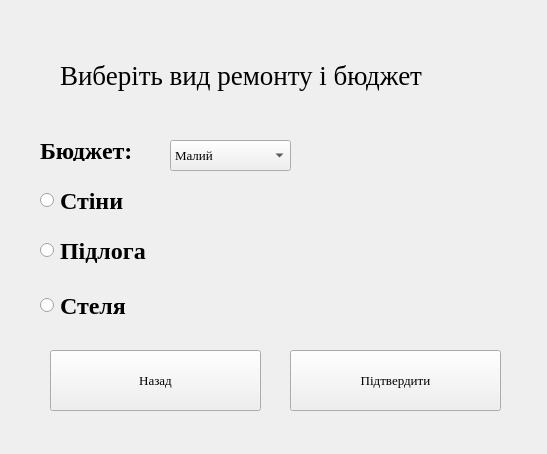
<?xml version="1.0" encoding="UTF-8"?>
<ui version="4.0">
 <class>Form</class>
 <widget class="QWidget" name="Form">
  <property name="geometry">
   <rect>
    <x>0</x>
    <y>0</y>
    <width>547</width>
    <height>454</height>
   </rect>
  </property>
  <property name="font">
   <font>
    <family>Times New Roman</family>
    <pointsize>18</pointsize>
    <weight>75</weight>
    <bold>true</bold>
   </font>
  </property>
  <property name="mouseTracking">
   <bool>true</bool>
  </property>
  <property name="tabletTracking">
   <bool>false</bool>
  </property>
  <property name="acceptDrops">
   <bool>false</bool>
  </property>
  <property name="windowTitle">
   <string>Form</string>
  </property>
  <property name="windowIcon">
   <iconset>
    <normaloff>1cc8d4a6a2887211353d7d194ad2ab92.jpg</normaloff>1cc8d4a6a2887211353d7d194ad2ab92.jpg</iconset>
  </property>
  <property name="autoFillBackground">
   <bool>false</bool>
  </property>
  <widget class="QLabel" name="label_2">
   <property name="geometry">
    <rect>
     <x>60</x>
     <y>50</y>
     <width>451</width>
     <height>51</height>
    </rect>
   </property>
   <property name="font">
    <font>
     <family>Times New Roman</family>
     <pointsize>20</pointsize>
     <weight>50</weight>
     <bold>false</bold>
    </font>
   </property>
   <property name="text">
    <string>Виберіть вид ремонту і бюджет</string>
   </property>
  </widget>
  <widget class="QRadioButton" name="radioButton">
   <property name="enabled">
    <bool>true</bool>
   </property>
   <property name="geometry">
    <rect>
     <x>40</x>
     <y>170</y>
     <width>121</width>
     <height>61</height>
    </rect>
   </property>
   <property name="tabletTracking">
    <bool>true</bool>
   </property>
   <property name="text">
    <string>Стіни</string>
   </property>
   <property name="checkable">
    <bool>true</bool>
   </property>
   <property name="checked">
    <bool>false</bool>
   </property>
  </widget>
  <widget class="QRadioButton" name="radioButton_2">
   <property name="geometry">
    <rect>
     <x>40</x>
     <y>220</y>
     <width>131</width>
     <height>61</height>
    </rect>
   </property>
   <property name="text">
    <string>Підлога</string>
   </property>
  </widget>
  <widget class="QRadioButton" name="radioButton_3">
   <property name="geometry">
    <rect>
     <x>40</x>
     <y>280</y>
     <width>151</width>
     <height>51</height>
    </rect>
   </property>
   <property name="text">
    <string>Стеля</string>
   </property>
  </widget>
  <widget class="QPushButton" name="pushButton">
   <property name="geometry">
    <rect>
     <x>290</x>
     <y>350</y>
     <width>211</width>
     <height>61</height>
    </rect>
   </property>
   <property name="font">
    <font>
     <family>Times New Roman</family>
     <pointsize>10</pointsize>
     <weight>50</weight>
     <bold>false</bold>
    </font>
   </property>
   <property name="text">
    <string>Підтвердити</string>
   </property>
  </widget>
  <widget class="QPushButton" name="pushButton_2">
   <property name="geometry">
    <rect>
     <x>50</x>
     <y>350</y>
     <width>211</width>
     <height>61</height>
    </rect>
   </property>
   <property name="font">
    <font>
     <pointsize>10</pointsize>
     <weight>50</weight>
     <bold>false</bold>
    </font>
   </property>
   <property name="text">
    <string>Назад</string>
   </property>
  </widget>
  <widget class="QComboBox" name="comboBox">
   <property name="geometry">
    <rect>
     <x>170</x>
     <y>140</y>
     <width>121</width>
     <height>31</height>
    </rect>
   </property>
   <property name="font">
    <font>
     <pointsize>10</pointsize>
     <weight>50</weight>
     <bold>false</bold>
    </font>
   </property>
   <item>
    <property name="text">
     <string>Малий</string>
    </property>
   </item>
   <item>
    <property name="text">
     <string>Середній</string>
    </property>
   </item>
   <item>
    <property name="text">
     <string>Великий</string>
    </property>
   </item>
  </widget>
  <widget class="QLabel" name="label_3">
   <property name="geometry">
    <rect>
     <x>40</x>
     <y>140</y>
     <width>121</width>
     <height>21</height>
    </rect>
   </property>
   <property name="font">
    <font>
     <family>Times New Roman</family>
     <pointsize>18</pointsize>
     <weight>75</weight>
     <bold>true</bold>
    </font>
   </property>
   <property name="text">
    <string>Бюджет:</string>
   </property>
  </widget>
 </widget>
 <resources/>
 <connections/>
</ui>
